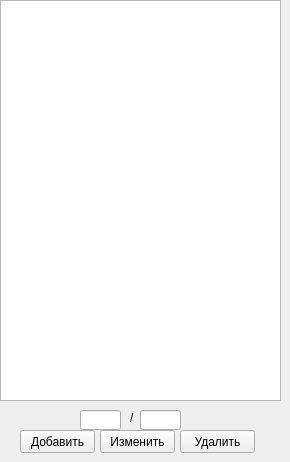
      <widget class="QWidget" name="tab_16">
       <attribute name="title">
        <string>8</string>
       </attribute>
       <widget class="QPushButton" name="add_mag_lvl8">
        <property name="geometry">
         <rect>
          <x>20</x>
          <y>430</y>
          <width>75</width>
          <height>23</height>
         </rect>
        </property>
        <property name="text">
         <string>Добавить</string>
        </property>
       </widget>
       <widget class="QPushButton" name="pushButton_20">
        <property name="geometry">
         <rect>
          <x>100</x>
          <y>430</y>
          <width>75</width>
          <height>23</height>
         </rect>
        </property>
        <property name="text">
         <string>Изменить</string>
        </property>
       </widget>
       <widget class="QPushButton" name="pushButton_29">
        <property name="geometry">
         <rect>
          <x>180</x>
          <y>430</y>
          <width>75</width>
          <height>23</height>
         </rect>
        </property>
        <property name="text">
         <string>Удалить</string>
        </property>
       </widget>
       <widget class="QListWidget" name="list_mag_lvl8">
        <property name="geometry">
         <rect>
          <x>0</x>
          <y>0</y>
          <width>281</width>
          <height>401</height>
         </rect>
        </property>
        <property name="editTriggers">
         <set>QAbstractItemView::DoubleClicked</set>
        </property>
        <property name="showDropIndicator" stdset="0">
         <bool>false</bool>
        </property>
        <property name="dragDropMode">
         <enum>QAbstractItemView::DragOnly</enum>
        </property>
        <property name="defaultDropAction">
         <enum>Qt::MoveAction</enum>
        </property>
        <property name="alternatingRowColors">
         <bool>false</bool>
        </property>
        <property name="movement">
         <enum>QListView::Free</enum>
        </property>
       </widget>
       <widget class="QLineEdit" name="lineEdit_43">
        <property name="geometry">
         <rect>
          <x>80</x>
          <y>410</y>
          <width>41</width>
          <height>20</height>
         </rect>
        </property>
       </widget>
       <widget class="QLabel" name="label_57">
        <property name="geometry">
         <rect>
          <x>130</x>
          <y>410</y>
          <width>16</width>
          <height>16</height>
         </rect>
        </property>
        <property name="text">
         <string>/</string>
        </property>
       </widget>
       <widget class="QLineEdit" name="lineEdit_52">
        <property name="geometry">
         <rect>
          <x>140</x>
          <y>410</y>
          <width>41</width>
          <height>20</height>
         </rect>
        </property>
       </widget>
      </widget>
